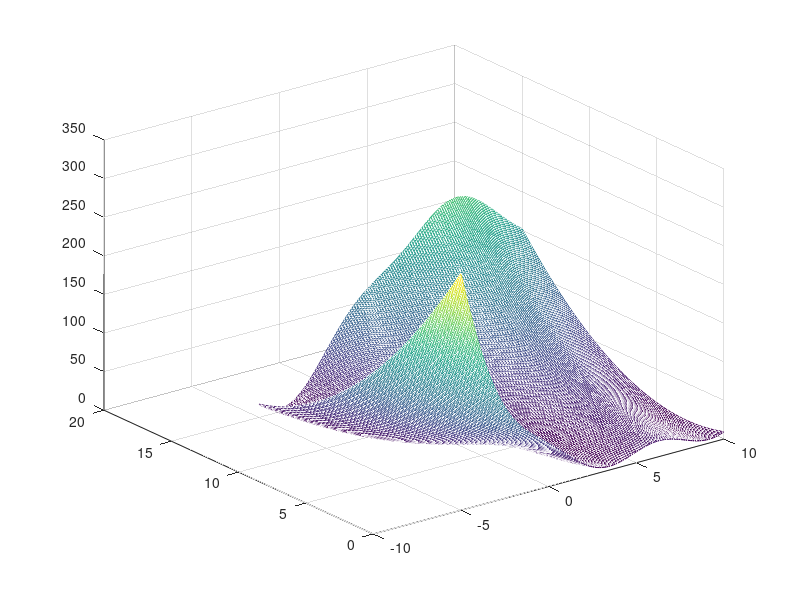

MATLAB code to generate this figure: (Note: this script raises an error after producing the figure.)
[x,y] = meshgrid(-5:0.1:10, -0:0.1:15);

z = (y - 5./(4.*pi.^2).*x.^2 + (5./pi).*x - 6).^2 + 10.*(1-1./(8.*pi)).*cos(x) + 10;

mesh(x,y,z);
%% setup

% values for the variables
[x,y] = meshgrid(linspace(-5,10), linspace(0,15));

% the function
%z = (1 + ((x+y+1).^2) .* (19-14.*x+3.*x.^2-13.*y+6.*x.*y+3.*(y.^2))) .* (30 + ((2.*x-3.*y).^2) .* (18-32.*x+12.*(x.^2)+48.*y-36.*x.*y+27.*(y.^2)));
%using the function to get z
z = x;
for i=1:size(x,1)
    for j=1:size(x,1)
        z(i,j) = branin([x(i,j) y(i,j)]);
    end
end

% plot the function
surf(x,y,z);
